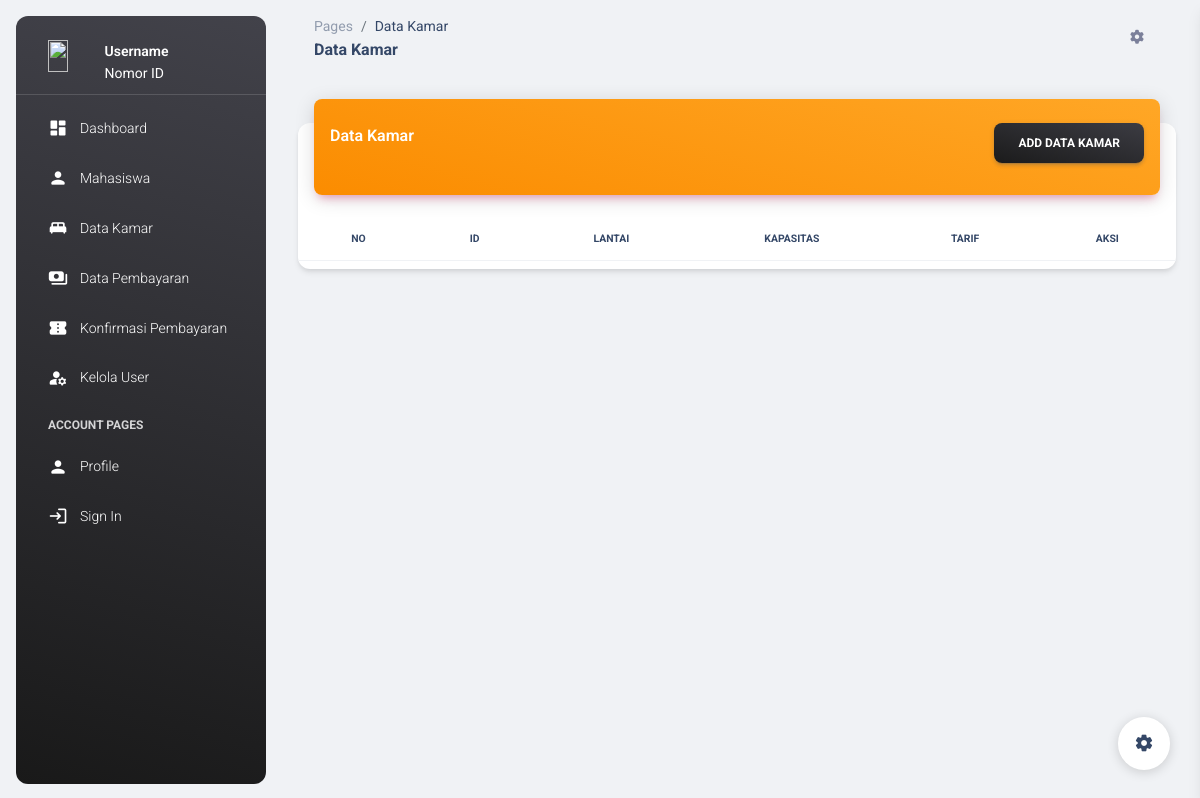
Page /dt_kamar.php on the earlier database version.
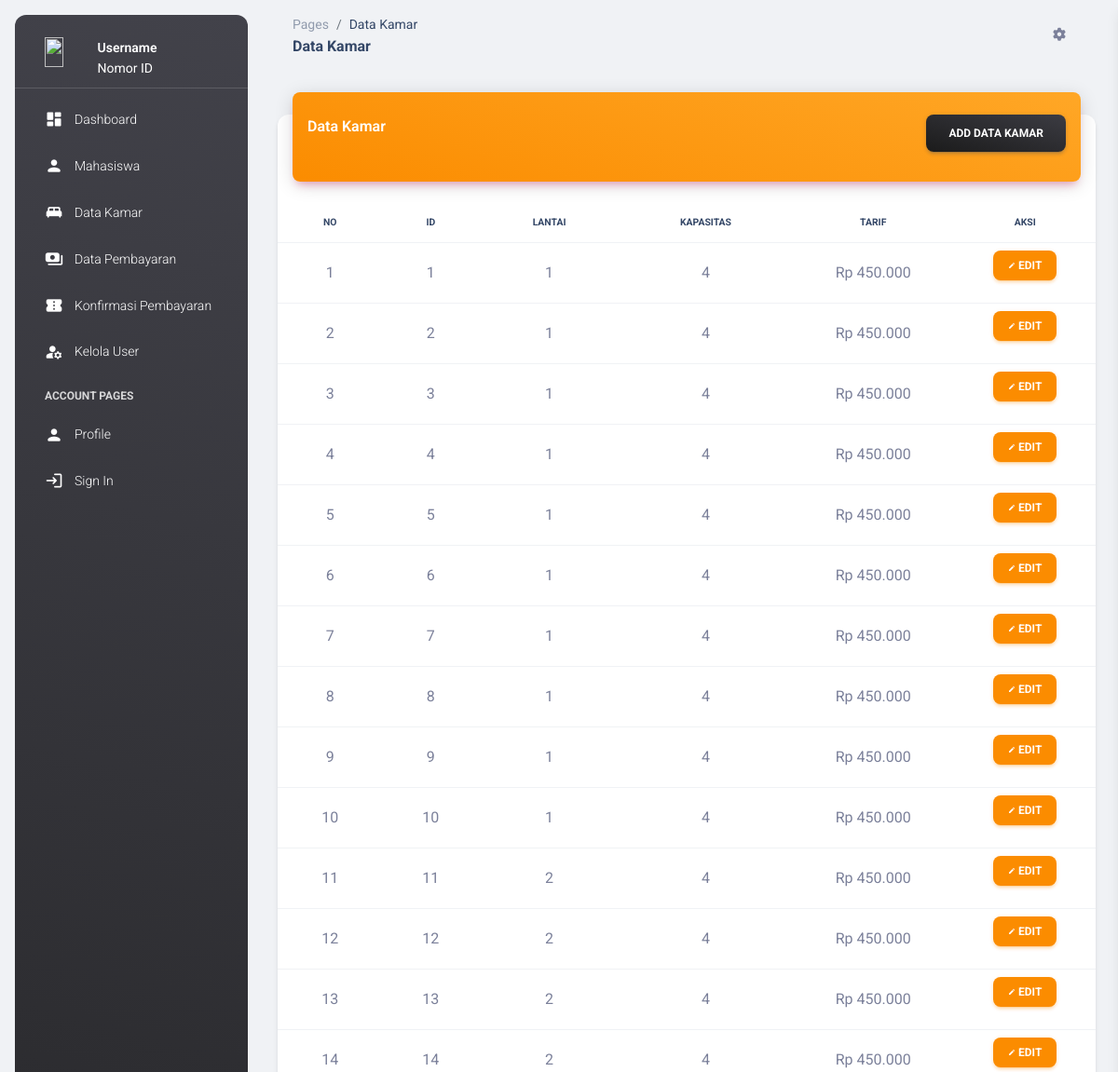
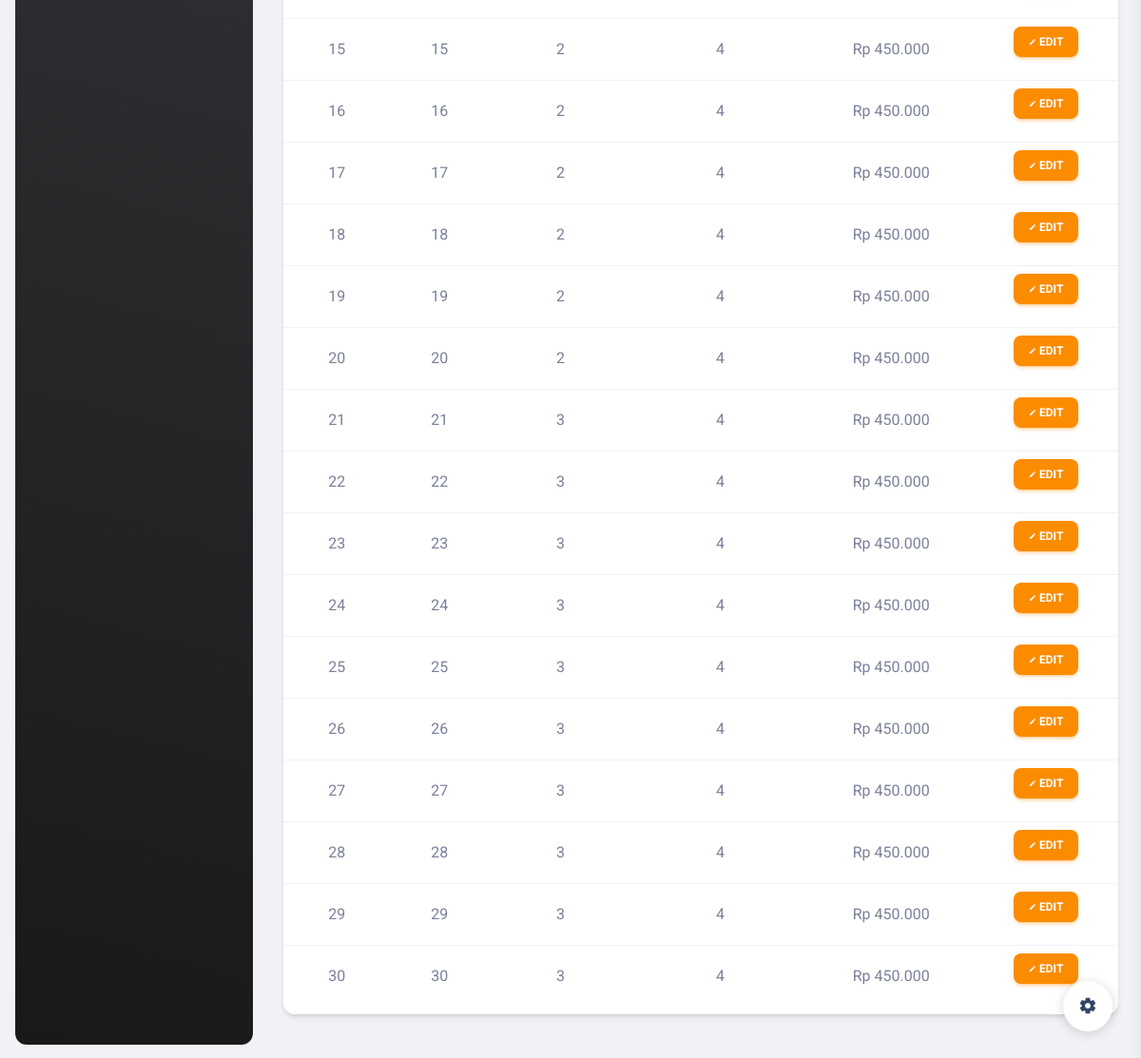
Same page on the later database version (2 pictures, top to bottom).
### tables this page shows
CREATE TABLE `kamar` (
  `id_kamar` int(25) NOT NULL,
  `lantai` varchar(25) NOT NULL,
  `kapasitas` int(15) NOT NULL,
  `tarif` int(15) NOT NULL
);

### proses/koneksi.php (called while the page is built, shortened)
<?php
function format_rupiah($angka)
{
    $rupiah = "Rp " . number_format($angka, 0, ',', '.');
    return $rupiah;
}
?>

### dt_kamar.php (the view, shortened to what this page needs)
<?php include 'proses/koneksi.php'; ?>
<!DOCTYPE html>
<html lang="en">
<head>
  <link href="./assets/css/nucleo-icons.css" rel="stylesheet" />
  <link href="./assets/css/nucleo-svg.css" rel="stylesheet" />
  <link id="pagestyle" href="./assets/css/material-dashboard.css?v=3.0.0" rel="stylesheet" />
</head>
<body class="g-sidenav-show bg-gray-200">
  <?php include 'sidebar.php'; ?>
  <main class="main-content position-relative max-height-vh-100 h-100 border-radius-lg">
    <nav class="navbar navbar-main navbar-expand-lg px-0 mx-4 shadow-none border-radius-xl" id="navbarBlur"
      navbar-scroll="true">
      <div class="container-fluid py-1 px-3">
        <nav aria-label="breadcrumb">
          <ol class="breadcrumb bg-transparent mb-0 pb-0 pt-1 px-0 me-sm-6 me-5">
            <li class="breadcrumb-item text-sm"><a class="opacity-5 text-dark" href="javascript:;">Pages</a></li>
            <li class="breadcrumb-item text-sm text-dark active" aria-current="page">Data Kamar</li>
          </ol>
          <h6 class="font-weight-bolder mb-0">Data Kamar</h6>
        </nav>
        <ul class="navbar-nav justify-content-end">
          <li class="nav-item px-3 d-flex align-items-center">
            <a href="javascript:;" class="nav-link text-body p-0">
              <i class="fa fa-cog fixed-plugin-button-nav cursor-pointer"></i>
            </a>
          </li>
        </ul>
      </div>
    </nav>
    <div class="container-fluid py-4">
      <div class="row">
        <div class="col-12">
          <div class="card my-4">
            <div class="card-header p-0 position-relative mt-n4 mx-3 z-index-2">
              <div class="bg-gradient-warning shadow-primary border-radius-lg pt-4 pb-3">
                <div class="d-flex justify-content-between">
                  <h6 class="text-white text-capitalize ps-3">Data Kamar</h6>
                  <a href="add_kamar.html" class="btn bg-gradient-dark me-3">Add Data Kamar</a>
                </div>
              </div>
            </div>
            <div class="card-body px-0 pb-2">
              <div class="table-responsive p-0">
                <table class="table align-items-center mb-0 text-center">
                  <thead>
                    <tr>
                      <th class="text-uppercase text-dark text-xxs font-weight-bolder">No</th>
                      <th class="text-uppercase text-dark text-xxs font-weight-bolder">ID</th>
                      <th class="text-uppercase text-dark text-xxs font-weight-bolder">Lantai</th>
                      <th class="text-uppercase text-dark text-xxs font-weight-bolder">Kapasitas</th>
                      <th class="text-uppercase text-dark text-xxs font-weight-bolder">Tarif</th>
                      <th class="text-uppercase text-dark text-xxs font-weight-bolder">Aksi</th>
                    </tr>
                  </thead>
                  <tbody class="text-center">
                    <?php
                    $no = 1;
                    $kueri = mysqli_query($conn, "SELECT * FROM kamar");
                    while ($row = mysqli_fetch_array($kueri)) {
                      ?>
                      <tr>
                        <td>
                          <?php echo $no++; ?>
                        </td>
                        <td>
                          <?php echo $row['id_kamar'] ?>
                        </td>
                        <td>
                          <?php echo $row['lantai'] ?>
                        </td>
                        <td>
                          <?php echo $row['kapasitas'] ?>
                        </td>
                        <td>
                          <?php
                          echo format_rupiah($row['tarif']);
                          ?>
                        </td>
                        <td>
                          <a href="edit_kamar.html" class="btn btn-sm btn-warning">
                            <i class="material-icons">edit</i>
                            edit
                          </a>
                        </td>
                      </tr>
                    <?php } ?>
                  </tbody>
                </table>
              </div>
            </div>
          </div>
        </div>
      </div>
    </div>
  </main>
  <div class="fixed-plugin">
    <a class="fixed-plugin-button text-dark position-fixed px-3 py-2">
      <i class="material-icons py-2">settings</i>
    </a>
  </div>
</body>
</html>

Differences in the rows shown:
added kamar: id_kamar "1", lantai "1", kapasitas "4", tarif "Rp 450.000"
added kamar: id_kamar "2", lantai "1", kapasitas "4", tarif "Rp 450.000"
added kamar: id_kamar "3", lantai "1", kapasitas "4", tarif "Rp 450.000"
added kamar: id_kamar "4", lantai "1", kapasitas "4", tarif "Rp 450.000"
added kamar: id_kamar "5", lantai "1", kapasitas "4", tarif "Rp 450.000"
added kamar: id_kamar "6", lantai "1", kapasitas "4", tarif "Rp 450.000"
added kamar: id_kamar "7", lantai "1", kapasitas "4", tarif "Rp 450.000"
added kamar: id_kamar "8", lantai "1", kapasitas "4", tarif "Rp 450.000"
added kamar: id_kamar "9", lantai "1", kapasitas "4", tarif "Rp 450.000"
added kamar: id_kamar "10", lantai "1", kapasitas "4", tarif "Rp 450.000"
added kamar: id_kamar "11", lantai "2", kapasitas "4", tarif "Rp 450.000"
added kamar: id_kamar "12", lantai "2", kapasitas "4", tarif "Rp 450.000"
added kamar: id_kamar "13", lantai "2", kapasitas "4", tarif "Rp 450.000"
added kamar: id_kamar "14", lantai "2", kapasitas "4", tarif "Rp 450.000"
added kamar: id_kamar "15", lantai "2", kapasitas "4", tarif "Rp 450.000"
added kamar: id_kamar "16", lantai "2", kapasitas "4", tarif "Rp 450.000"
added kamar: id_kamar "17", lantai "2", kapasitas "4", tarif "Rp 450.000"
added kamar: id_kamar "18", lantai "2", kapasitas "4", tarif "Rp 450.000"
added kamar: id_kamar "19", lantai "2", kapasitas "4", tarif "Rp 450.000"
added kamar: id_kamar "20", lantai "2", kapasitas "4", tarif "Rp 450.000"
added kamar: id_kamar "21", lantai "3", kapasitas "4", tarif "Rp 450.000"
added kamar: id_kamar "22", lantai "3", kapasitas "4", tarif "Rp 450.000"
added kamar: id_kamar "23", lantai "3", kapasitas "4", tarif "Rp 450.000"
added kamar: id_kamar "24", lantai "3", kapasitas "4", tarif "Rp 450.000"
added kamar: id_kamar "25", lantai "3", kapasitas "4", tarif "Rp 450.000"
added kamar: id_kamar "26", lantai "3", kapasitas "4", tarif "Rp 450.000"
added kamar: id_kamar "27", lantai "3", kapasitas "4", tarif "Rp 450.000"
added kamar: id_kamar "28", lantai "3", kapasitas "4", tarif "Rp 450.000"
added kamar: id_kamar "29", lantai "3", kapasitas "4", tarif "Rp 450.000"
added kamar: id_kamar "30", lantai "3", kapasitas "4", tarif "Rp 450.000"
